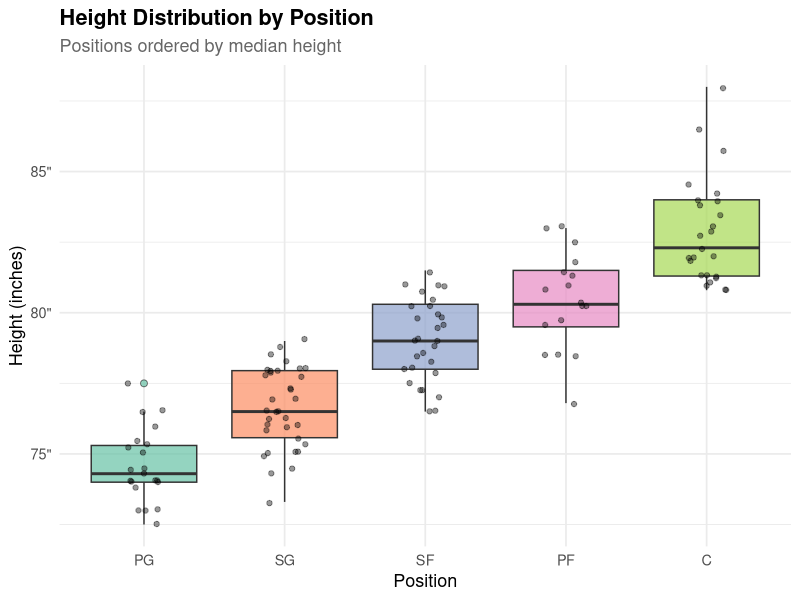
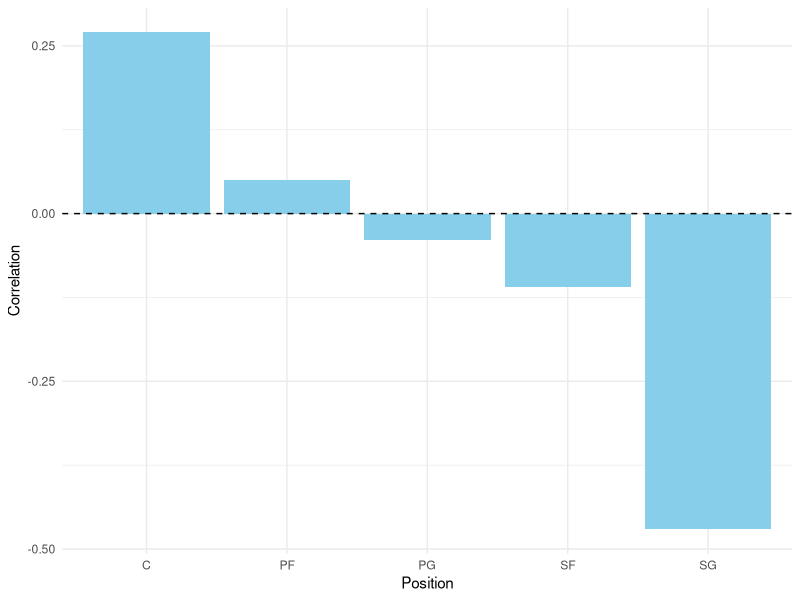
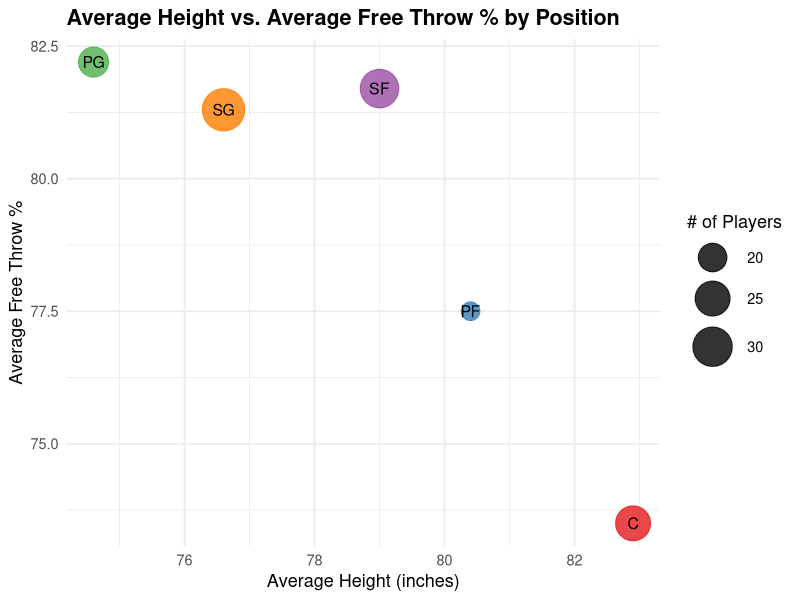
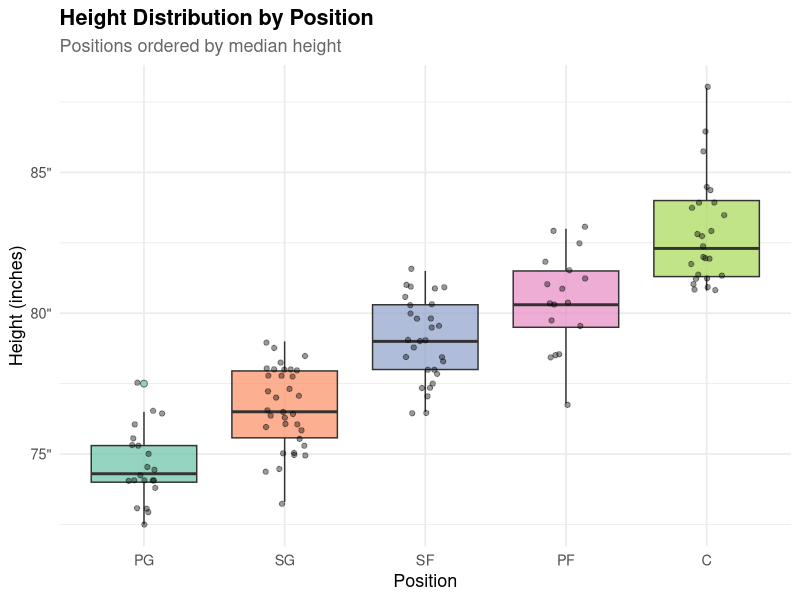

Write R code to recreate these figures, in order.
## ---- chunk 1
#| label: robert-setup
#| echo: false
#| warning: false
#| message: false

# Tidyverse Style Guide

# Step 1: Load packages
library(ggplot2)
library(dplyr)
library(readr)
library(ggrepel)
library(knitr)
library(kableExtra)

# Step 2: Load and tidy the data
df <- read_csv("NBAPlayerStats.csv") |>
  rename(
    ft_pct = `FT%`,
    height = `Height (in)`
  ) |>
  mutate(
    ft_pct = as.numeric(gsub("%", "", ft_pct))
  )

# Step 3: Summarize average height and FT% per position
position_summary <- df |>
  group_by(Position) |>
  summarise(
    avg_height = mean(height, na.rm = TRUE),
    avg_ft_pct = mean(ft_pct, na.rm = TRUE),
    count      = n()
  )
## ---- chunk 2
#| fig-cap: "Height Distribution by Position for NBA Players with at Least 150 Free Throw Attempts (2025-2026 Season)"
#| fig-alt: "A box plot showing NBA player height distribution across five positions ordered by median height from shortest to tallest: PG, SG, SF, PF, and C. Each box uses a distinct Set2 palette color with semi-transparent jittered points overlaid. Point guards cluster tightly near 74 inches, shooting guards near 77, small forwards near 79, and power forwards near 80. Centers have the highest median near 83 inches and the widest spread, with outliers exceeding 87 inches. The staircase pattern across positions suggests height is strongly associated with positional assignment in the NBA."

# Plot for height distribution by position
df |>
  mutate(Position = reorder(Position, height)) |>
  ggplot(aes(x = Position, y = height, fill = Position)) +
  geom_boxplot(alpha = 0.7, outlier.shape = 21, outlier.size = 2) +
  geom_jitter(width = 0.15, alpha = 0.4, size = 1.5) +
  scale_fill_brewer(palette = "Set2") +
  scale_y_continuous(labels = function(x) paste0(x, '"')) +
  labs(
    title    = "Height Distribution by Position",
    subtitle = "Positions ordered by median height",
    x        = "Position",
    y        = "Height (inches)"
  ) +
  theme_minimal(base_size = 13) +
  theme(
    plot.title      = element_text(face = "bold"),
    plot.subtitle   = element_text(color = "grey40"),
    legend.position = "none"
  )
## ---- chunk 3
# Table for height summary by position
df |>
  group_by(Position) |>
  summarise(
    `Player Count`       = n(),
    `Avg Height (in)`    = round(mean(height, na.rm = TRUE), 1),
    `Median Height (in)` = round(median(height, na.rm = TRUE), 1),
    `Min Height (in)`    = round(min(height, na.rm = TRUE), 1),
    `Max Height (in)`    = round(max(height, na.rm = TRUE), 1)
  ) |>
  arrange(desc(`Avg Height (in)`)) |>
  kable(
    caption = "Height Summary by Position for Players Who Shot At Least 150 FT's (tallest to shortest)",
    align   = c("l", "c", "c", "c", "c", "c")
  ) |>
  kable_styling(
    bootstrap_options = c("striped", "hover", "condensed"),
    full_width        = FALSE
  )
## ---- chunk 4
library(tidyverse)
library(knitr)

nba_raw <- read_csv("NBAPlayerStats.csv")

nba_clean <- nba_raw |>
  rename(
    position = Position,
    ft_percent = `FT%`,
    height_in = `Height (in)`
  ) |>
  mutate(
    ft_percent = as.numeric(str_remove(ft_percent, "%")),
    height_in = as.numeric(height_in)
  )

position_corr <- nba_clean |>
  group_by(position) |>
  summarise(
    correlation = round(cor(height_in, ft_percent, use = "complete.obs"), 2),
    avg_ft = round(mean(ft_percent, na.rm = TRUE), 1),
    avg_height = round(mean(height_in, na.rm = TRUE), 1),
    n_players = n(),
    .groups = "drop"
  )
## ---- chunk 5
#| label: fig-connor
#| fig-cap: "Correlation between height and free throw percentage by position."
#| fig-alt: "Bar chart comparing the correlation between player height and free throw percentage across NBA positions (C, PF, PG, SF, SG). Most correlations are close to zero, indicating little relationship between height and free throw shooting within positions. Centers show a small positive correlation, while shooting guards show the strongest negative correlation."
#| fig-pos: "H"

ggplot(position_corr, aes(x = position, y = correlation)) +
  geom_col(fill = "skyblue") +
  geom_hline(yintercept = 0, linetype = "dashed") +
  labs(
    x = "Position",
    y = "Correlation"
  ) +
  theme_minimal()
## ---- chunk 6
#| label: tbl-connor
#| tbl-cap: "Correlation between height and free throw percentage by position."
#| tbl-pos: "H"

kable(
  position_corr,
  col.names = c("Position", "Correlation", "Avg FT%", "Avg Height", "Players")
)
## ---- chunk 7
#| echo: false

#Tidyverse style guide
library(readr)
library(dplyr)
library(ggplot2)
library(knitr)

# Tidy the data
nba <- read_csv("NBAPlayerStats.csv") |>
  rename(
    ft_pct   = `FT%`,
    height   = `Height (in)`,
    position = Position
  ) |>
  mutate(
    ft_pct = as.numeric(gsub("%", "", ft_pct)),
    height = as.numeric(height)
  )

# Summarize by position
pos_summary <- nba |>
  group_by(position) |>
  summarise(
    avg_height = round(mean(height, na.rm = TRUE), 1),
    avg_ft_pct = round(mean(ft_pct,  na.rm = TRUE), 1),
    n_players  = n(),
    .groups = "drop"
  )
## ---- chunk 8
#Plot-aidan — Average height vs. FT% by position
#| label: figure-aidan
#| fig-cap: "Average height vs. average FT% by position. Bubble size shows number of players in each group."
#| fig-alt: "Scatter plot of average height vs. free throw percentage by basketball position."
ggplot(pos_summary, aes(x = avg_height, y = avg_ft_pct,
                        size = n_players, color = position)) +
  geom_point(alpha = 0.8) +
  geom_text(aes(label = position), color = "black", size = 4, hjust = 0.5, vjust = 0.5)+  
  scale_size_continuous(range = c(6, 14), name = "# of Players") +
  scale_color_brewer(palette = "Set1", guide = "none") +
  labs(
    title = "Average Height vs. Average Free Throw % by Position",
    x = "Average Height (inches)",
    y = "Average Free Throw %"
  ) +
  theme_minimal(base_size = 13) +
  theme(
    plot.title    = element_text(face = "bold")
  )
## ---- chunk 9
# Table-aidan — Average height vs. FT% by position

#| label: tbl-aidan
#| fig-cap: "Provides the corresponding numerical values (Position, Avg Height, Avg FT%, # of Players)."
#| fig-alt: "Table showing average height, free throw percentage, and number of players for basketball positions."

pos_summary |>
  arrange(desc(avg_ft_pct)) |>
  kable(
    caption = "Average Height and Free Throw Percentage by Position",
    col.names = c("Position", "Avg Height (in)", "Avg Free Throw %", "# Players"),
    align = c("l", "c", "c", "c")
  )
## ---- chunk 10
#| fig-cap: "Height Distribution by Position for NBA Players with at Least 150 Free Throw Attempts (2025-2026 Season)"
#| fig-alt: "A box plot showing NBA player height distribution across five positions ordered by median height from shortest to tallest: PG, SG, SF, PF, and C. Each box uses a distinct Set2 palette color with semi-transparent jittered points overlaid. Point guards cluster tightly near 74 inches, shooting guards near 77, small forwards near 79, and power forwards near 80. Centers have the highest median near 83 inches and the widest spread, with outliers exceeding 87 inches. The staircase pattern across positions suggests height is strongly associated with positional assignment in the NBA."

# Plot for height distribution by position
df |>
  mutate(Position = reorder(Position, height)) |>
  ggplot(aes(x = Position, y = height, fill = Position)) +
  geom_boxplot(alpha = 0.7, outlier.shape = 21, outlier.size = 2) +
  geom_jitter(width = 0.15, alpha = 0.4, size = 1.5) +
  scale_fill_brewer(palette = "Set2") +
  scale_y_continuous(labels = function(x) paste0(x, '"')) +
  labs(
    title    = "Height Distribution by Position",
    subtitle = "Positions ordered by median height",
    x        = "Position",
    y        = "Height (inches)"
  ) +
  theme_minimal(base_size = 13) +
  theme(
    plot.title      = element_text(face = "bold"),
    plot.subtitle   = element_text(color = "grey40"),
    legend.position = "none"
  )
## ---- chunk 11

# Table for height summary by position
df |>
  group_by(Position) |>
  summarise(
    `Player Count`       = n(),
    `Avg Height (in)`    = round(mean(height, na.rm = TRUE), 1),
    `Median Height (in)` = round(median(height, na.rm = TRUE), 1),
    `Min Height (in)`    = round(min(height, na.rm = TRUE), 1),
    `Max Height (in)`    = round(max(height, na.rm = TRUE), 1)
  ) |>
  arrange(desc(`Avg Height (in)`)) |>
  kable(
    caption = "Height Summary by Position for Players Who Shot At Least 150 FT's (tallest to shortest)",
    align   = c("l", "c", "c", "c", "c", "c")
  ) |>
  kable_styling(
    bootstrap_options = c("striped", "hover", "condensed"),
    full_width        = FALSE
  )
